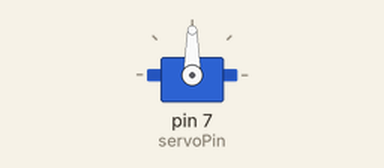
Bench run of a sketch on a simulated Arduino Uno, built with avr-gcc and run on an emulated ATmega328P. On the bench: servo.

Above: at 0.05 s.
At 1.6 s:
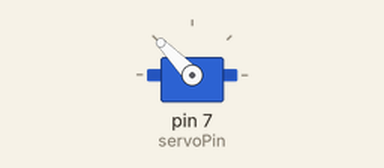
At 3.2 s:
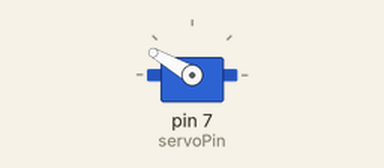
At 6.4 s:
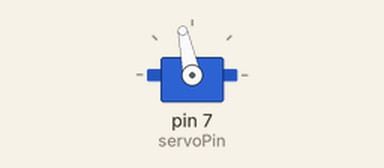
Timing chart, 0 to 12.1 s (numbered marks = the images above):
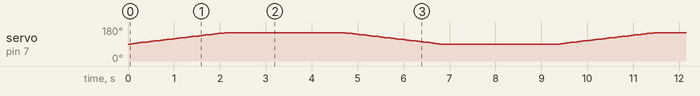

The sketch:

servo_angle_test_with_for_loop_2.ino
```cpp
//차량에 내장된 서보모터의 회전 각도를 시험하기 위한 코드
//라이브러리와 내장 함수를 사용하는 경우

#include <Servo.h> //라이브러리 추가

Servo myservo; // Servo 클래스로 motor_servo 객체 생성
int servoPin = 7; // 모터 제어핀을  디지털 7번 핀으로 설정(PWM)
// #define servoPin 7 // 모터 제어핀을  디지털 7번 핀으로 설정(PWM)을 define을 통해 코딩
int first_angle = 90; //각도 조절 변수, 초기값을 직진 값으로 설정->이런식으로 전역변수 선언하면 루프에서 영향 갈듯


void setup() {
  pinMode(servoPin, OUTPUT); //servoPin을 출력으로 설정
  myservo.attach(servoPin); //서보 모터의 신호선을 디지털 7번핀에 연결
  myservo.write(first_angle); //처음 동작할 때 직진으로 서보모터를 설정
}

void loop() {
  //직진상태에서부터 10씩 증가하며 오른쪽 최대각도까지 확인
  int servo_angle;
  for(servo_angle=90; servo_angle<=150; servo_angle += 2){
    myservo.write(servo_angle);
    delay(70); //0.5초간 대기
  }
  delay(2500);
  //직진상태에서부터 10씩 감소하며 왼쪽 최대각도까지 확인
  for(servo_angle=150; servo_angle>=90; servo_angle -= 2){
    myservo.write(servo_angle);
    delay(70); //0.5초간 대기
  }
  delay(2500);
}
```
